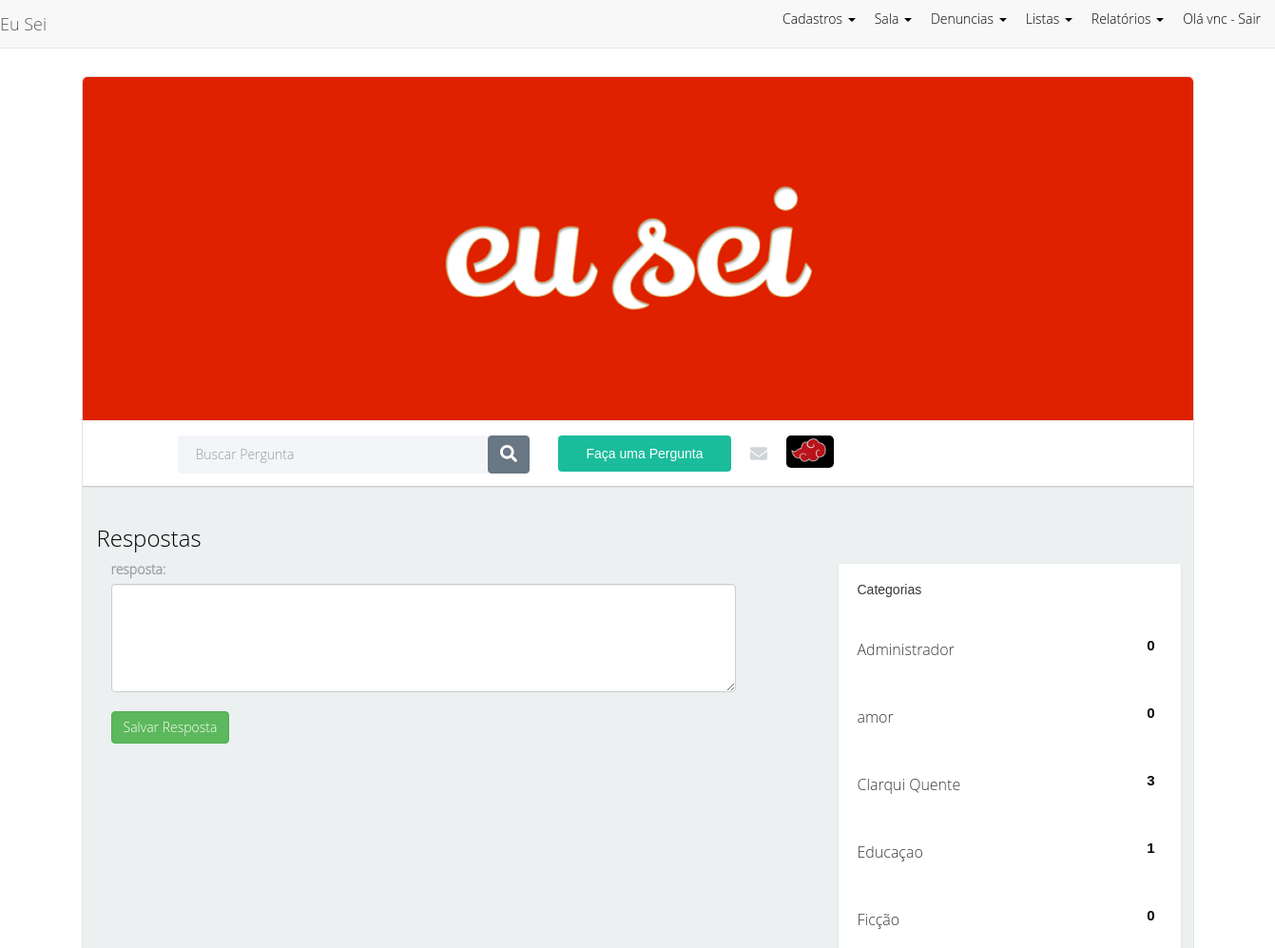
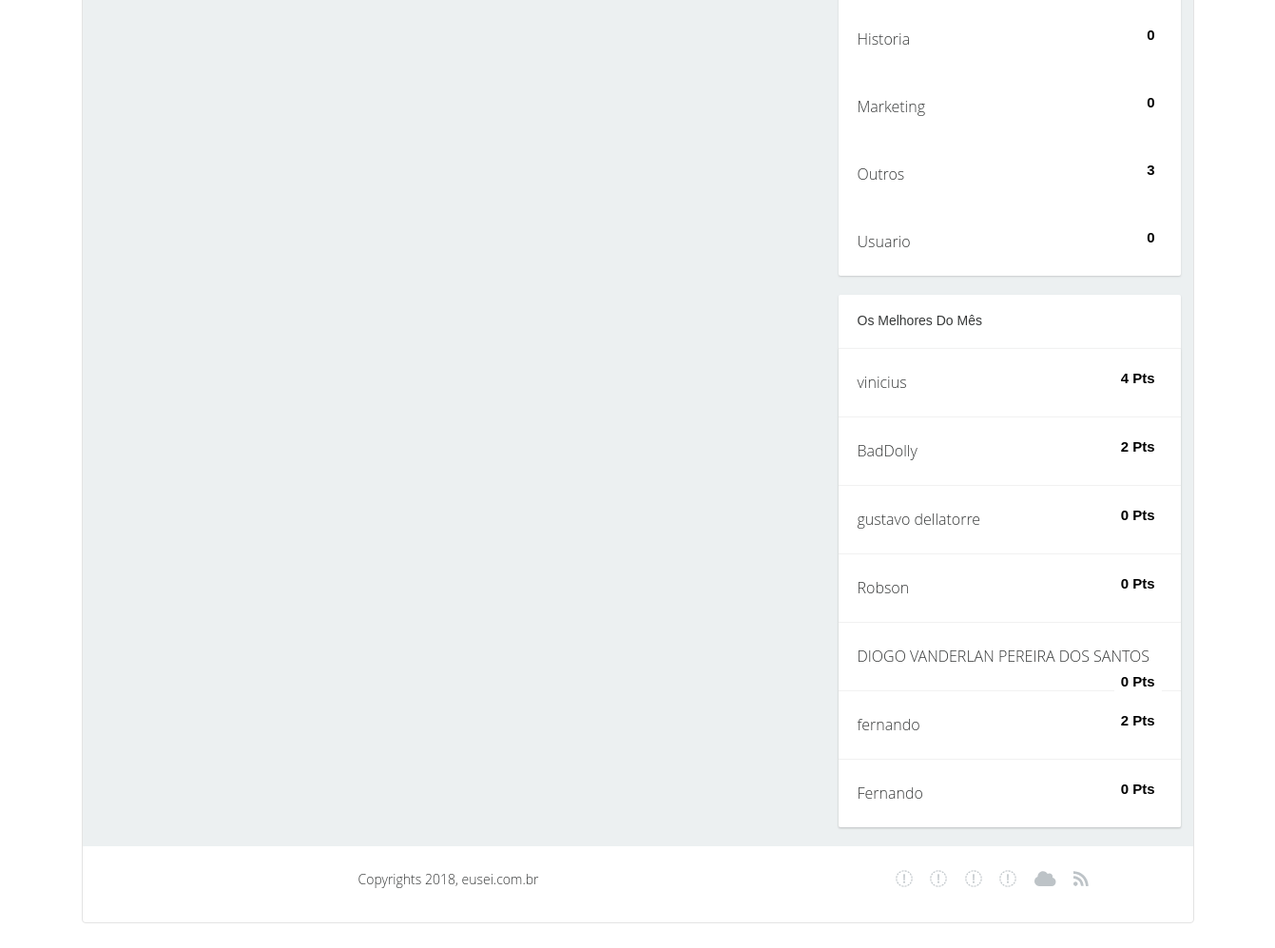
Screenshot of /admin/respostas.php (signed in) with the database file from the repository (2 pictures, top to bottom).
### tables this page shows
CREATE TABLE IF NOT EXISTS `categoria` (
  `id` int(11) NOT NULL AUTO_INCREMENT,
  `categoria` varchar(50) NOT NULL,
  PRIMARY KEY (`id`)
);

CREATE TABLE IF NOT EXISTS `usuario` (
  `id` int(11) NOT NULL AUTO_INCREMENT,
  `nome` varchar(45) NOT NULL,
  `dataNasc` date NOT NULL,
  `email` varchar(100) NOT NULL,
  `imagem` varchar(200) DEFAULT NULL,
  `dataCad` date NOT NULL,
  `ativo` enum('Sim','Nao') NOT NULL,
  `tipo` enum('usu','adm','esp') NOT NULL,
  `idcategoria` int(11) DEFAULT NULL,
  `login` varchar(60) NOT NULL,
  `senha` varchar(60) NOT NULL,
  PRIMARY KEY (`id`),
  KEY `fk13_idx` (`idcategoria`)
);

### admin/respostas.php (the view, shortened to what this page needs)
<?php
include "menu.php";
$pergunta =  $resposta = "";
include "../config/conecta.php";
?>
<div class="well container">
    <head>
        <link href="../css/admin.css" rel="stylesheet">
    </head>
    <body>
        <div class="banner">
            <img src="imagens/logo.png" />
        </div>
        <div class="headernav">
            <div class="container">
                <div class="row">
                    <div class="col-lg-1 col-xs-3 col-sm-2 col-md-2"></div>
                    <div class="col-lg-4 search hidden-xs hidden-sm col-md-3">
                        <div class="wrap">
                            <form action="formpesquisa" method="post" class="form">
                                <div class="pull-left txt"><input type="text" class="form-control" placeholder="Buscar Pergunta"></div>
                                <div class="pull-right"><button class="btn btn-default" type="button"><i class="fas fa-search"></i></button></div>
                            </form>
                        </div>
                    </div>
                              <div class="col-lg-4 col-xs-12 col-sm-5 col-md-4 avt">
                            <div class="stnt pull-left">
                                <form action="pergunta.php" method="post" class="form">
                                    <button class="btn btn-danger">Faça uma Pergunta</button>
                                </form>
                            </div>
                            <div class="env pull-left"><i class="fa fa-envelope"></i></div>
                            <?php
                            $per = $_SESSION["admin"]["id"];
                            $sql = "select * from usuario where id = $per";
                            $consulta = $pdo->prepare($sql);
                            $consulta->execute();
                            while ( $dados = $consulta->fetch(PDO::FETCH_OBJ) ) {
                              $imagem = $dados->imagem;
                              $imagem = $imagem . "p.jpg";
                          }
                          ?>
                          <div class="avatar pull-left dropdown">
                            <a href="perfil.php">
                                <?php
                                echo" <img src='../fotos/$imagem' id='psy'>";
                                ?>
                            </a>
                        </div>
                        <div class="clearfix"></div>
                    </div>
                </div>
            </div>
        </div>
        <section class="content">
            <br>
            <div class="container">
                <main>
                <div class="col-lg-8 col-md-8">
                    <main>
                        <h3>Respostas</h3>
                    </main>
                        <div class="controls">
                            <div class="col-md-11">
                                <div class="control-group">
                                    <label name="resposta"> resposta: </label>
                                    <div class="controls">
                                        <textarea name="resposta" class="form-control" rows="5" value="<?=$resposta;?>"></textarea>
                                    </div>
                                    <br>
                                    <button type="submit" class="btn btn-success">Salvar Resposta</button>
                                </div>
                            </div>
                        </div>
                    </div>
                    <br><br><br>
                    <div class="col-lg-4 col-md-4">
                        <div class="sidebarblock">
                            <h3>Categorias</h3>
                            <?php
                            $sql = "select * from categoria order by categoria";
                            $consulta = $pdo->prepare($sql);
                            $consulta->execute();
                            while ( $dados = $consulta->fetch(PDO::FETCH_OBJ) ) {
                             $id = $dados->id;
                             $categoria = $dados->categoria;
                             ?>
                             <div class="blocktxt">
                                <ul class="cats">
                                    <li><a href="home2.php?idcategoria=<?=$id;?>"><?=$categoria;?>
                                    <span class="badge pull-right" id="nse">
                                        <div class="postinfo pull-left">
                                            <div class="comments">
                                                <div class="commentbg">
                                                    <?php
                                                    $sql = "select * from pergunta where idcategoria = $id  ";
                                                    $cont = $pdo->prepare($sql);
                                                    $cont->execute();
                                                    $conta = $cont->rowCount();
                                                    echo "<p> $conta </p>";
                                                    ?>
                                                </div>
                                            </div>
                                        </div>
                                        <div class="clearfix"></div>
                                    </span></a></li>
                                </ul>
                            </div>
                        <?php } ?>
                    </div>
                    <div class="sidebarblock">
                        <h3>Os Melhores Do Mês</h3>
                        <div class="sidebarblock">
                            <?php
                            $sql = "select * from usuario";
                            $consulta = $pdo->prepare($sql);
                            $consulta->execute();
                            while ( $dados = $consulta->fetch(PDO::FETCH_OBJ) ) {
                             $id = $dados->id;
                             $nome = $dados->nome;
                             ?>
                             <div class="divline"></div>
                             <div class="blocktxt">
                                <ul class="cats">
                                    <li><a href="perfil2.php?id=<?=$id;?>"><?=$nome;?> <span class="badge pull-right"  id="nse">
                                     <div class="postinfo pull-left">
                                        <div class="comments">
                                            <div class="commentbg">
                                                <?php
                                                $sql = "select * from resposta where idusuario = $id  ";
                                                $cont = $pdo->prepare($sql);
                                                $cont->execute();
                                                $conta = $cont->rowCount();
                                                echo "<p> $conta Pts </p>";
                                                ?>
                                            </div>
                                        </div>
                                    </div>
                                    <div class="clearfix"></div>
                                </span></a></li>
                            </ul>
                        </div>
                    <?php } ?>
                </div>
            </div>
        </div>
    </div>
</section>
<footer>
    <div class="container">
        <div class="row">
            <div class="col-lg-8 col-xs-9 col-sm-5" style="text-align: center;">Copyrights 2018, eusei.com.br</div>
            <div class="col-lg-3 col-xs-12 col-sm-5 sociconcent">
                <ul class="socialicons">
                    <li><a href="#"><i class="fa fa-facebook"></i></a></li>
                    <li><a href="#"><i class="fa fa-twitter"></i></a></li>
                    <li><a href="#"><i class="fa fa-google-plus"></i></a></li>
                    <li><a href="#"><i class="fa fa-dribbble"></i></a></li>
                    <li><a href="#"><i class="fa fa-cloud"></i></a></li>
                    <li><a href="#"><i class="fa fa-rss"></i></a></li>
                </ul>
            </div>
        </div>
    </div>
</footer>
</div>
</body>
</html>

### css/admin.css (style rules this page uses)
body { padding: 80px; background: url(../admin/imagens/fundo2.jpg) !important; background-repeat: no-repeat; border-radius: 5px; }
.well { padding: 80px; background: #fff !important; }
a { color: #666; }
h3 { color: #000; }
#psy { width: 50px; border-radius: 5px 5px 5px 5px; }
.banner img { width: 100%; border-radius: 5px 5px 0px 0px; }
#nse { background: #fff; color: #000; font-size: 15px; }
body { font-family: 'Open Sans Light', sans-serif; font-size: 14px; color: #989c9e; }
a { color: #363838; }
footer { height: 69px; line-height: 69px; color: #363838; }
ul.socialicons li { display: inline-block; list-style: none; font-size: 18px; color:#bdc3c7; margin-left: 15px; }
ul.socialicons li a { color:#bdc3c7; }
.headernav { height: 70px; border-bottom: 1px solid #c9cccd; }
.content { background-color: #ecf0f1; border-top: solid 1px #e0e4e5; }
.headernav .search { color: #363838; font-size: 14px; font-family: 'Open Sans Light', sans-serif; margin-top: 16px; height: 38px }
.headernav .search .wrap { background-color: #f3f5f9; border-radius: 3px; }
.headernav .search .txt { width: 85%; }
.headernav .search input { border: none; box-shadow: none; background-color: #f3f5f9; color: #363838; font-size: 14px; padding: 8px 19px; height: 38px; }
.headernav .search button { border: solid 1px #697683; box-shadow: none; background-color: #697683; color: #ffffff; font-size: 18px; }
.avt { margin-top: 16px; height: 38px; }
.avt button { height: 38px; border: none; box-shadow: none; color: #ffffff; font-size: 14px; font-family: 'Open Sans Bold', sans-serif; padding-left: 30px; padding-right: 30px; background-color: #1abc9c; }
.env { font-size: 18px; color:#cfd5d7; line-height: 38px; padding: 0 20px; }
.avatar { position: relative; }
.avatar img { border-radius: 50%; }
.sidebarblock { background-color: #ffffff; border-radius: 2px; box-shadow: 0 1px 2px #c9cccd; margin-bottom: 20px; }
.sidebarblock h3 { color: #363838; font-size: 14px; font-family: 'Open Sans Bold', sans-serif; margin: 0; padding: 20px; }
.sidebarblock .divline { height: 1px; line-height: 1px; border-bottom: solid 1px #f1f1f1; }
.sidebarblock .blocktxt { padding:20px; }
ul.cats li { list-style: none; display: block; margin:0; padding:0; line-height: 30px; }
ul.cats { margin: 0; padding: 0; }
ul.cats li a { font-size: 16px; color: #363838; font-family: 'Open Sans Light', sans-serif; line-height: 30px; }
ul.cats .badge { background-color: #A9A9A9; color: #ffffff; font-family: 'Open Sans Bold', sans-serif; text-align: center; }
.sidebarblock .blocktxt { font-size: 14px; color: #363838; font-family: 'Open Sans Light', sans-serif; }
@media (min-width: 1201px) { .container { padding: 0; } }

### rows the page displays
categoria: categoria "Administrador", conta "0"
categoria: categoria "amor", conta "0"
categoria: categoria "Clarqui Quente", conta "3"
categoria: categoria "Educaçao", conta "1"
categoria: categoria "Ficção", conta "0"
categoria: categoria "Historia", conta "0"
categoria: categoria "Marketing", conta "0"
categoria: categoria "Outros", conta "3"
categoria: categoria "Usuario", conta "0"
usuario: nome "vinicius", conta "4"
usuario: nome "BadDolly", conta "2"
usuario: nome "gustavo dellatorre", conta "0"
usuario: nome "Robson", conta "0"
usuario: nome "DIOGO VANDERLAN PEREIRA DOS SANTOS", conta "0"
usuario: nome "fernando", conta "2"
usuario: nome "Fernando", conta "0"

### other values shown
$_SESSION["admin"]["login"] "vnc"
